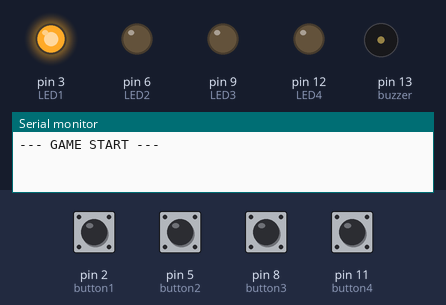
This sketch was run on a simulated Arduino Uno, built with avr-gcc and run on an emulated ATmega328P. On the bench: output pins drawn as LEDs (lit = HIGH), buzzer (waves = sounding), the last lines printed to the serial monitor. Inputs (shaded band) come from the test bench; at power-on: pin 2 (button1), pin 5 (button2), pin 8 (button3), pin 11 (button4) LOW. Random numbers use the default seed unless the sketch sets one; pins used as bus, display or sensor lines are not drawn.

Above: at 2.2 s.
2.3 s: pin 2 (button1) pulled HIGH for 0.15 s
At 3.2 s:
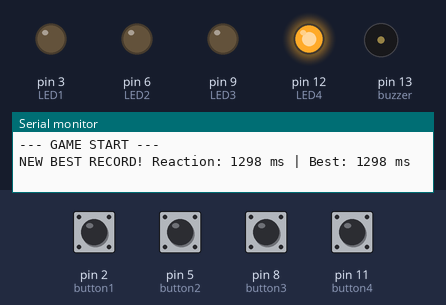
4.4 s: pin 5 (button2) pulled HIGH for 0.15 s
At 6.6 s:
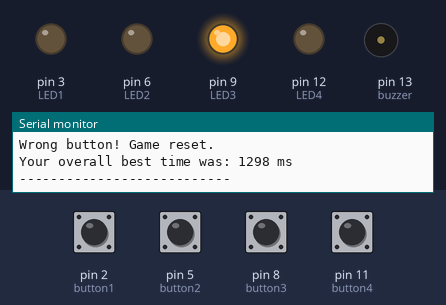
7.5 s: pin 8 (button3) pulled HIGH for 0.15 s
At 8.9 s:
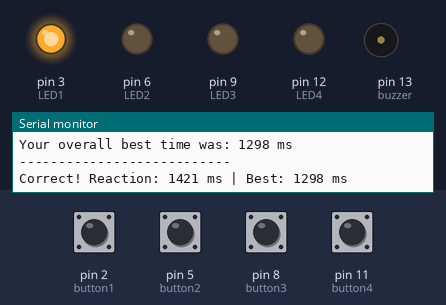
9.1 s: pin 8 (button3) pulled HIGH for 1 s
At 11.1 s:
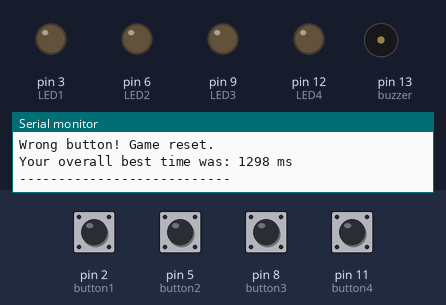
13.1 s: pin 2 (button1) pulled HIGH for 1 s
At 15.1 s:
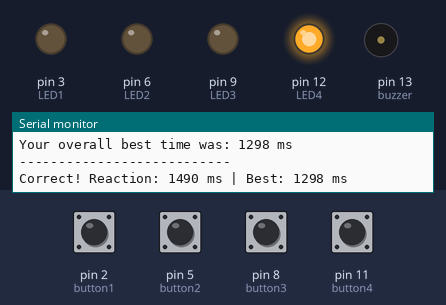
16.1 s: pin 11 (button4) pulled HIGH for 0.15 s
At 17.3 s:
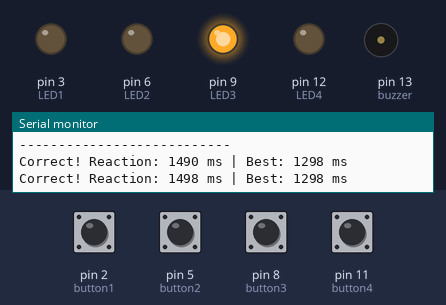
Timing chart, 0 to 18.7 s (numbered marks = the images above; inputs shaded):
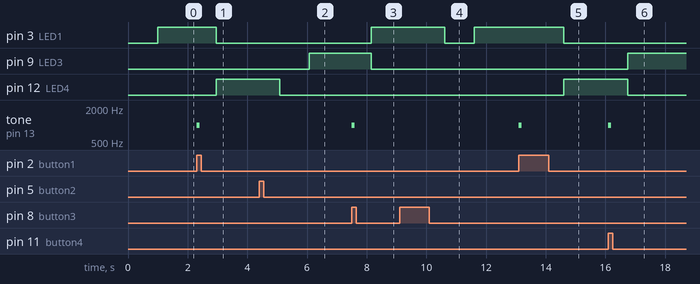

The sketch:

reflex_tester.ino
```cpp
int LED1 = 3;
int LED2 = 6;
int LED3 = 9;
int LED4 = 12;

int button1 = 2;
int button2 = 5;
int button3 = 8;
int button4 = 11;

int buzzer = 13;

int leds[4] = {LED1, LED2, LED3, LED4};
int buttons[4] = {button1, button2, button3, button4};

int currentLED = -1;
unsigned long startTime;
unsigned long bestReactionTime = 0;

void setup() {
  pinMode(LED1, OUTPUT);
  pinMode(LED2, OUTPUT);
  pinMode(LED3, OUTPUT);
  pinMode(LED4, OUTPUT);

  pinMode(button1, INPUT);
  pinMode(button2, INPUT);
  pinMode(button3, INPUT);
  pinMode(button4, INPUT);

  pinMode(buzzer, OUTPUT);

  Serial.begin(9600);
  randomSeed(analogRead(A0));

  Serial.println("--- GAME START ---");
  delay(1000);
  lightRandomLED();
}

void lightRandomLED() {
  if (currentLED != -1) {
    digitalWrite(leds[currentLED], LOW);
  }


  int nextLED;
  do {
    nextLED = random(0, 4);
  } while (nextLED == currentLED);

  currentLED = nextLED;


  digitalWrite(leds[currentLED], HIGH);
  startTime = millis();
}

void loop() {
  for (int i = 0; i < 4; i++) {
    if (digitalRead(buttons[i]) == HIGH) {


      if (i == currentLED) {
        unsigned long reactionTime = millis() - startTime;

        //When correct button is pressed
        tone(buzzer, 1000, 100);

        if (bestReactionTime == 0 || reactionTime < bestReactionTime) {
          bestReactionTime = reactionTime;
          Serial.print("NEW BEST RECORD! ");
        } else {
          Serial.print("Correct! ");
        }

        Serial.print("Reaction: ");
        Serial.print(reactionTime);
        Serial.print(" ms | Best: ");
        Serial.print(bestReactionTime);
        Serial.println(" ms");

        // Wait for button release
        //500 ms cooldown

        while (digitalRead(buttons[i]) == HIGH) {
          delay(10);
        }
        delay(500);

        lightRandomLED();

      } else {
        //When wrong button is pressed
        digitalWrite(buzzer, HIGH);
        delay(150);
        digitalWrite(buzzer, LOW);

        Serial.println("Wrong button! Game reset.");
        if (bestReactionTime > 0) {
          Serial.print("Your overall best time was: ");
          Serial.print(bestReactionTime);
          Serial.println(" ms");
        }
        Serial.println("---------------------------");


        while (digitalRead(buttons[i]) == HIGH) {
          delay(10);
        }
        delay(500);


        digitalWrite(leds[currentLED], LOW);
        currentLED = -1;

        delay(1000); // 1 second penalty pause
        lightRandomLED();
      }

      break;
    }
  }
}
```

Measured:
- after the input at 2.3 s, pin 3 (LED1): HIGH → LOW after 0.65 s; pin 12 (LED4): LOW → HIGH after 0.65 s; tone on pin 13 (buzzer): silent → 1000 Hz at once, → silent 0.10 s later
- after the input at 4.4 s, pin 9 (LED3): LOW → HIGH after 1.7 s; pin 12 (LED4): HIGH → LOW after 0.68 s
- after the input at 7.5 s, pin 3 (LED1): LOW → HIGH after 0.65 s; pin 9 (LED3): HIGH → LOW after 0.65 s; tone on pin 13 (buzzer): silent → 1000 Hz at once, → silent 0.10 s later
- after the input at 9.1 s, pin 3 (LED1): HIGH → LOW after 1.5 s, → HIGH 1.0 s later
- after the input at 13.1 s, pin 3 (LED1): HIGH → LOW after 1.5 s; pin 12 (LED4): LOW → HIGH after 1.5 s; tone on pin 13 (buzzer): silent → 1000 Hz at once, → silent 0.10 s later
- after the input at 16.1 s, pin 9 (LED3): LOW → HIGH after 0.65 s; pin 12 (LED4): HIGH → LOW after 0.65 s; tone on pin 13 (buzzer): silent → 1000 Hz at once, → silent 0.10 s later
